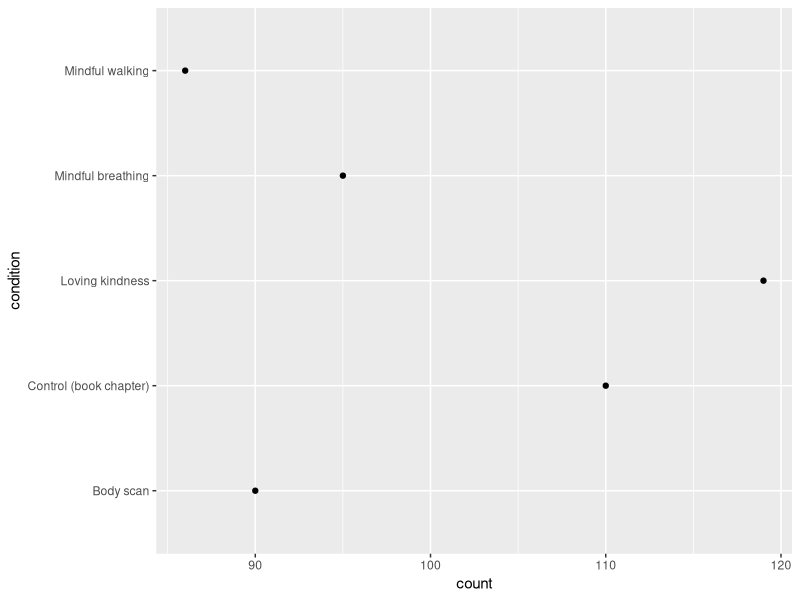
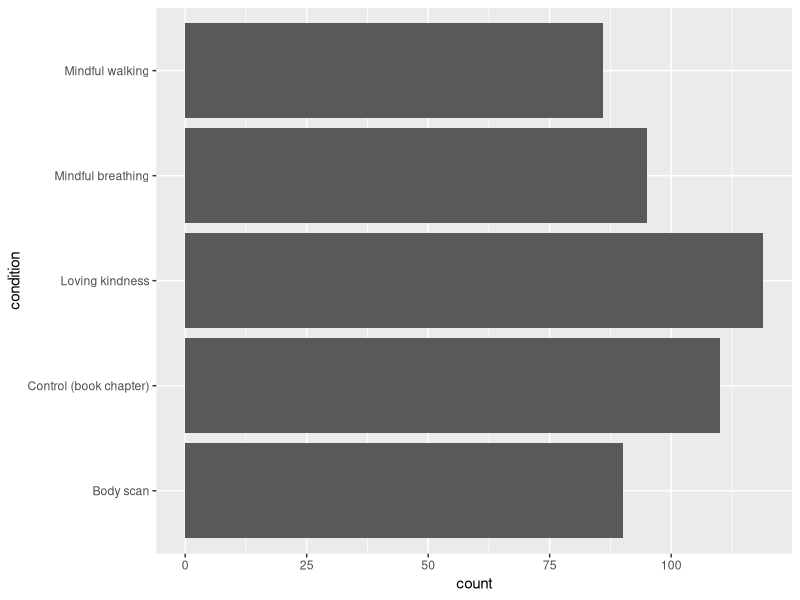
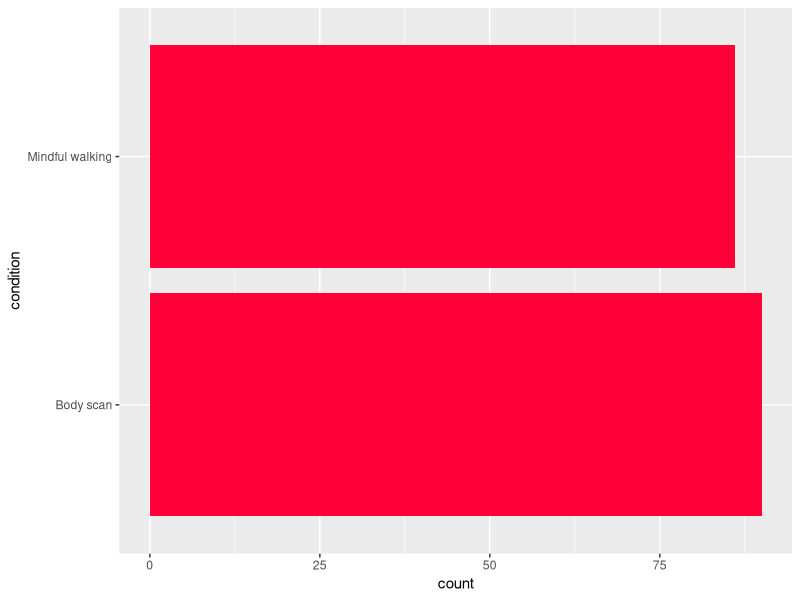
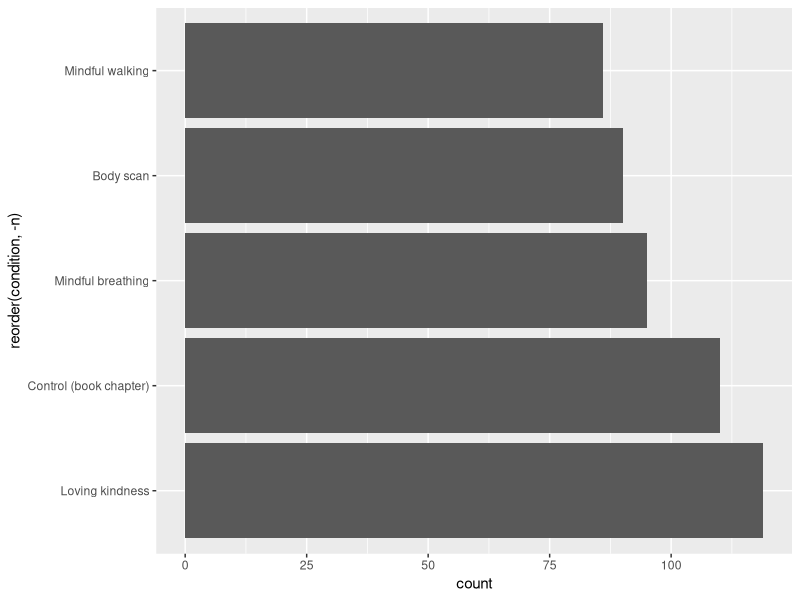
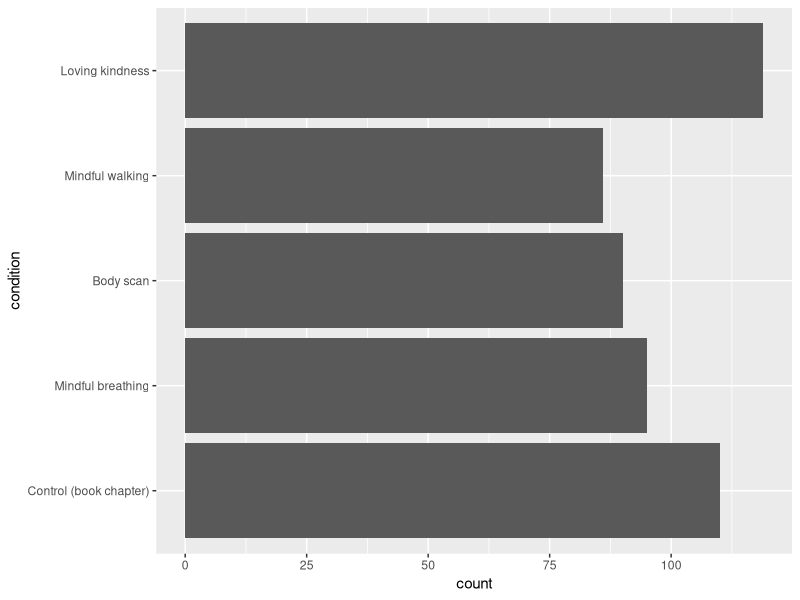
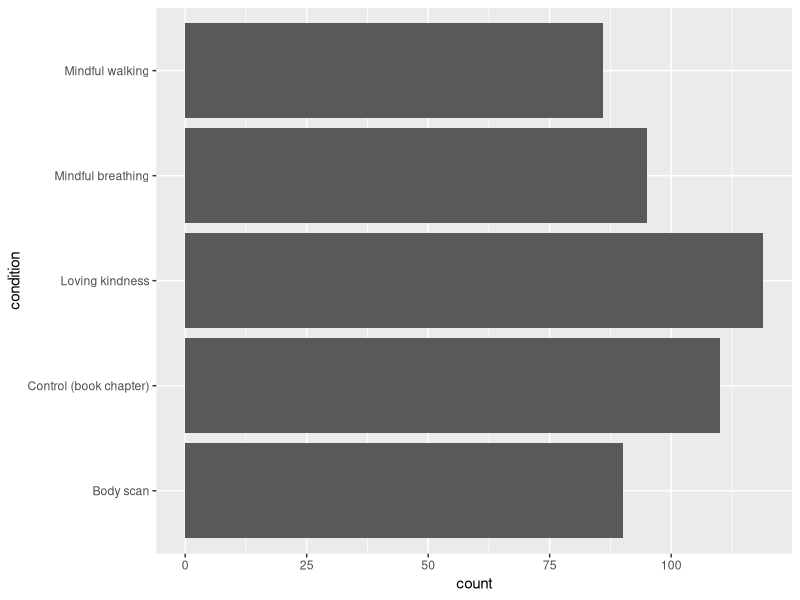
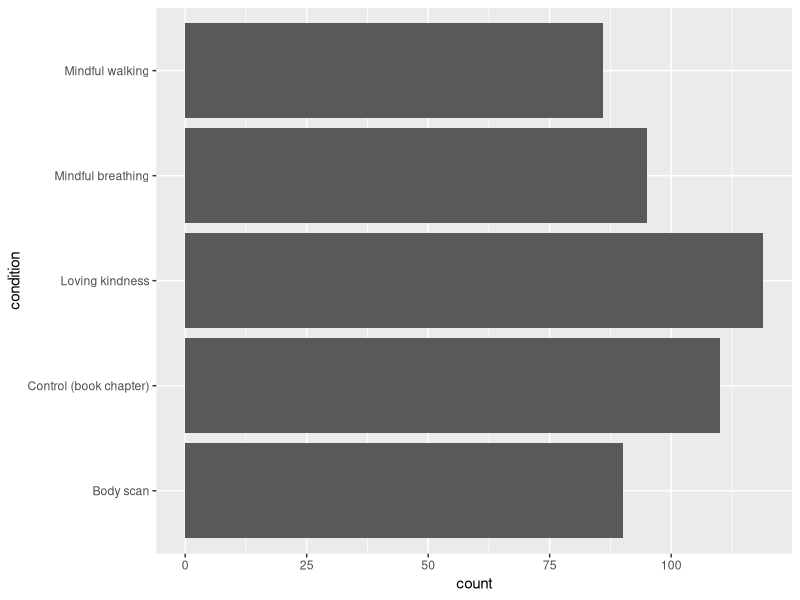
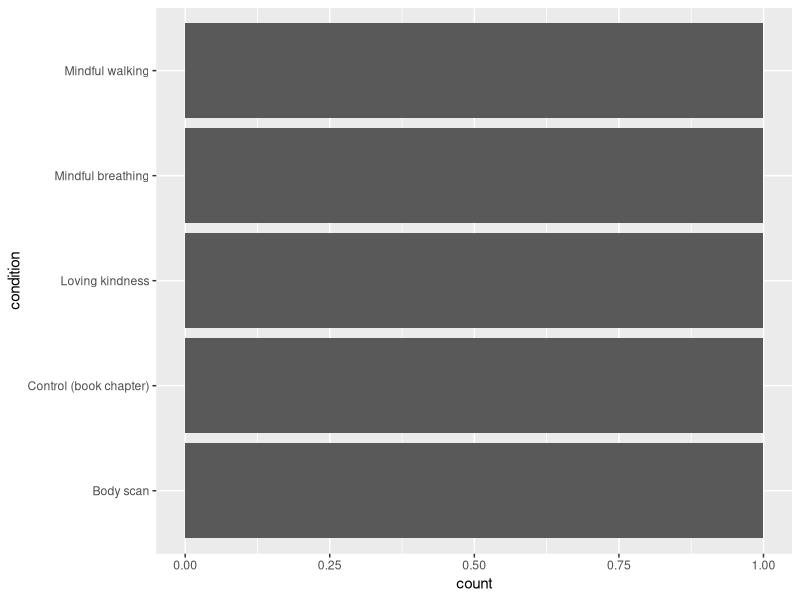

Reproduce these figures in R, in order.
## ---- chunk 1
#| label: counts-r-setup
#| echo: false
#| output: false
library(readr)
library(ggplot2)

meditation <- read_csv('data/meditation-stress-sample.csv')
## ---- chunk 2
#| label: condition-count-points-gg
#| slide-show: both
#| slide-title: Counting observations — ggplot
ggplot(meditation, aes(y = condition)) +
    geom_point(stat = 'count')
## ---- chunk 3
#| label: condition-count-bars-gg
#| slide-show: both
#| slide-title: From points to bars — ggplot
#| fig-height: 2
ggplot(meditation, aes(y = condition)) +
    geom_bar()
## ---- chunk 4
#| label: oversized-count-bars-gg
#| slide-show: output
#| echo: false
meditation |>
    dplyr::filter(condition %in% c('Mindful walking', 'Body scan')) |>
    ggplot(aes(y = condition)) +
    geom_bar(fill = '#FF0039')
## ---- chunk 5
#| label: condition-sorted-bars-gg
#| slide-show: both
#| slide-title: Sorting by count — ggplot
#| fig-height: 2
meditation |>
    dplyr::add_count(condition) |>
    ggplot(aes(y = reorder(condition, -n))) +
        geom_bar()
## ---- chunk 6
#| label: condition-custom-sorted-bars-gg
#| slide-show: both
#| slide-title: Choosing a meaningful category order — ggplot
#| fig-height: 2
custom_order <- c('Control (book chapter)', 'Mindful breathing', 'Body scan', 'Mindful walking', 'Loving kindness')
ggplot(meditation, aes(y = condition)) +
    geom_bar() +
    scale_y_discrete(limits = custom_order)
## ---- chunk 7
#| label: condition-gender-stacked-gg
#| slide-show: both
#| slide-title: Stacked counts — ggplot
#| fig-height: 2
ggplot(meditation, aes(y = condition, fill = gender)) +
    geom_bar()
## ---- chunk 8
#| label: condition-gender-grouped-gg
#| slide-show: both
#| slide-title: Give the groups a shared baseline — ggplot
#| fig-height: 3
ggplot(meditation, aes(y = condition, fill = gender)) +
    geom_bar(position = 'dodge')
## ---- chunk 9
#| label: condition-gender-proportions-gg
#| slide-show: both
#| slide-title: Normalizing to proportions — ggplot
#| fig-height: 2
ggplot(meditation, aes(y = condition, fill = gender)) +
    geom_bar(position = 'fill')
## ---- chunk 10
#| label: condition-gender-percentages-gg
#| slide-show: both
#| slide-title: Formatting percentages — ggplot
#| fig-height: 2
ggplot(meditation, aes(y = condition, fill = gender)) +
    geom_bar(position = 'fill') +
    scale_x_continuous(labels = scales::label_percent())
## ---- chunk 11
#| label: gender-pie-gg
#| slide-show: both
#| slide-title: Parts of a whole — ggplot
ggplot(meditation, aes(x = factor(1), fill = gender)) +
    geom_bar() +
    coord_polar(theta = 'y')
